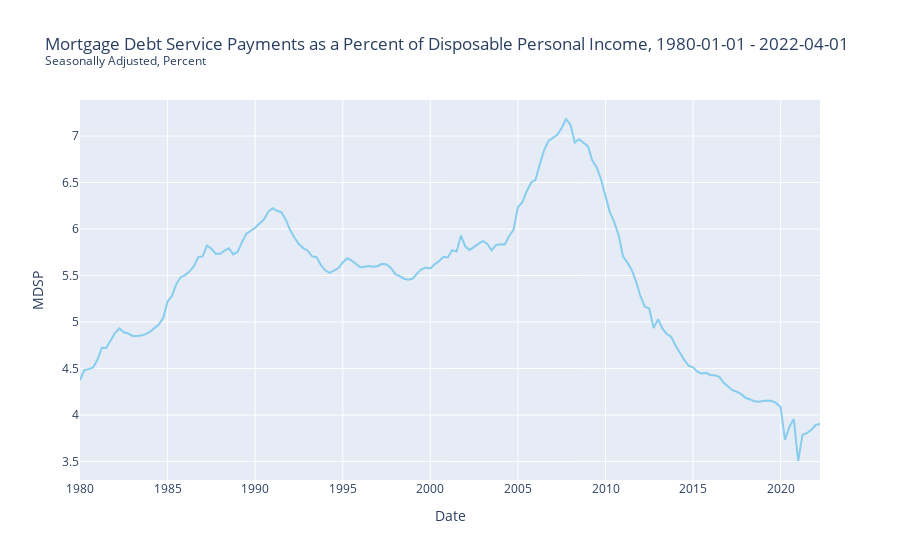

Notebook code for this chart:
### Markdown cell above
## Time Series Plot

### Code cell
mort_debt.MDSP.plot()

### Figure 1 — Plotly figure (JSON) as saved in the notebook; plotly's stock layout.template omitted (floating-point values rounded to 4 significant figures; data arrays with more than 128 entries replaced by an {"elided": "..."} marker saying what was removed)
{"data": [{"hovertemplate": "Series=MDSP<br>Date=%{x}<br>MDSP=%{y}<extra></extra>", "legendgroup": "MDSP", "line": {"color": "rgb(136, 204, 238)", "dash": "solid"}, "marker": {"symbol": "circle"}, "mode": "lines", "name": "MDSP", "orientation": "v", "showlegend": true, "type": "scatter", "x": {"elided": "170 str values"}, "xaxis": "x", "y": {"elided": "170 float values"}, "yaxis": "y"}], "layout": {"legend": {"title": {"text": "Series"}, "tracegroupgap": 0}, "showlegend": false, "title": {"text": "Mortgage Debt Service Payments as a Percent of Disposable Personal Income, 1980-01-01 - 2022-04-01<br><sup>Seasonally Adjusted, Percent</sup>"}, "xaxis": {"anchor": "y", "domain": [0, 1], "title": {"text": "Date"}}, "yaxis": {"anchor": "x", "domain": [0, 1], "title": {"text": "MDSP"}}}}
